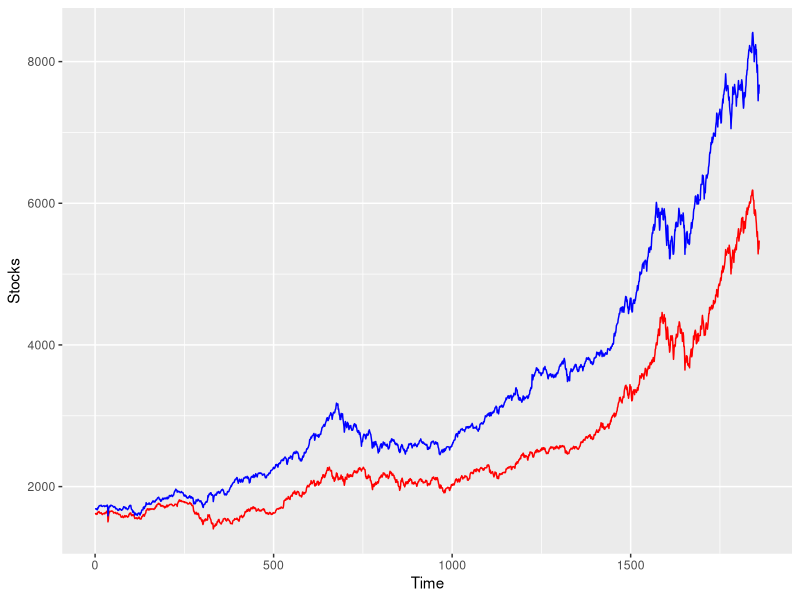
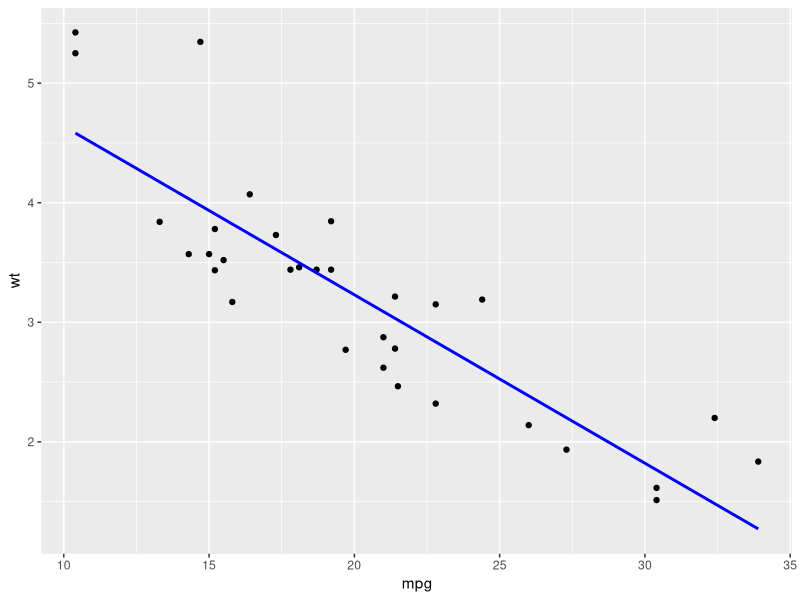

Source code (R) for these figures, in order: (Note: this script raises an error after producing the figures.)
library(ggplot2)
eudf <- as.data.frame(EuStockMarkets)
#lineplot
a <- ggplot()+ geom_line(data = eudf,aes(x=c(1:nrow(eudf)),y=DAX),size=0.5,colour="red")+ geom_line(data = eudf,aes(x=c(1:nrow(eudf)),y=SMI),size=0.5,colour="blue") + xlab("Time")+ ylab("Stocks")
print(a)
#linear regression plot1
b <- ggplot(mtcars,aes(x=mpg,y=wt))+geom_point(shape=19)+geom_smooth(method="lm",se=FALSE,color="blue")
print(b)
#linear regression plot2
c <- ggplot(mtcars,aes(x=mpg,y=wt,shape=cylFact,color=cylFact))+geom_point(shape=19)+geom_smooth(method="lm",se=TRUE,color="red")+xlab("Miles per gallon")+ylab("Weight")+labs(color="cylinder")+ggtitle("Linear Regression Model")
print(c)
#gaussian model
d<-ggplot(mtcars,aes(x=mpg,y=wt,shape=cylFact,color=cylFact))+geom_point(shape=19)+geom_smooth(method="auto",se=TRUE,color="black")+xlab("Miles per Gallon")+ylab("Weight")+labs(color="cylinder")+ggtitle("Guassian Regression")
print(d)